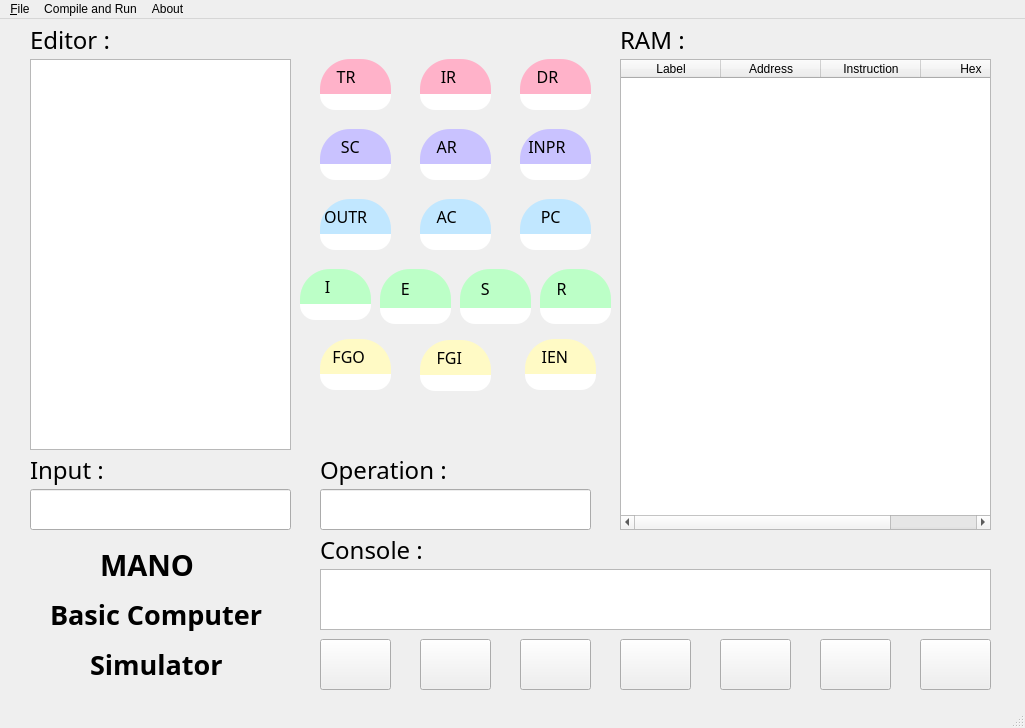
<?xml version="1.0" encoding="UTF-8"?>
<ui version="4.0">
 <class>MainWindow</class>
 <widget class="QMainWindow" name="MainWindow">
  <property name="geometry">
   <rect>
    <x>0</x>
    <y>0</y>
    <width>1025</width>
    <height>728</height>
   </rect>
  </property>
  <property name="windowTitle">
   <string>MainWindow</string>
  </property>
  <widget class="QWidget" name="centralwidget">
   <widget class="QLabel" name="background">
    <property name="geometry">
     <rect>
      <x>0</x>
      <y>0</y>
      <width>1031</width>
      <height>701</height>
     </rect>
    </property>
    <property name="sizeIncrement">
     <size>
      <width>0</width>
      <height>0</height>
     </size>
    </property>
    <property name="text">
     <string/>
    </property>
    <property name="pixmap">
     <pixmap resource="resource.qrc">:/new/prefix1/icons/multifloralwtrmrk.jpg</pixmap>
    </property>
   </widget>
   <widget class="QTextEdit" name="editor">
    <property name="geometry">
     <rect>
      <x>30</x>
      <y>40</y>
      <width>261</width>
      <height>391</height>
     </rect>
    </property>
    <property name="autoFillBackground">
     <bool>true</bool>
    </property>
    <property name="styleSheet">
     <string notr="true"/>
    </property>
   </widget>
   <widget class="QTextBrowser" name="console">
    <property name="geometry">
     <rect>
      <x>320</x>
      <y>550</y>
      <width>671</width>
      <height>61</height>
     </rect>
    </property>
   </widget>
   <widget class="QLineEdit" name="input">
    <property name="geometry">
     <rect>
      <x>30</x>
      <y>470</y>
      <width>261</width>
      <height>41</height>
     </rect>
    </property>
   </widget>
   <widget class="QLabel" name="editor_label">
    <property name="geometry">
     <rect>
      <x>30</x>
      <y>0</y>
      <width>91</width>
      <height>41</height>
     </rect>
    </property>
    <property name="font">
     <font>
      <family>Zar Mazar</family>
      <pointsize>18</pointsize>
     </font>
    </property>
    <property name="text">
     <string>Editor :</string>
    </property>
   </widget>
   <widget class="QLabel" name="input_label">
    <property name="geometry">
     <rect>
      <x>30</x>
      <y>430</y>
      <width>91</width>
      <height>41</height>
     </rect>
    </property>
    <property name="font">
     <font>
      <family>Zar Mazar</family>
      <pointsize>18</pointsize>
     </font>
    </property>
    <property name="text">
     <string>Input :</string>
    </property>
   </widget>
   <widget class="QLabel" name="console_label">
    <property name="geometry">
     <rect>
      <x>320</x>
      <y>510</y>
      <width>111</width>
      <height>41</height>
     </rect>
    </property>
    <property name="font">
     <font>
      <family>Zar Mazar</family>
      <pointsize>18</pointsize>
     </font>
    </property>
    <property name="text">
     <string>Console :</string>
    </property>
   </widget>
   <widget class="QPushButton" name="Save_button">
    <property name="geometry">
     <rect>
      <x>320</x>
      <y>620</y>
      <width>71</width>
      <height>51</height>
     </rect>
    </property>
    <property name="text">
     <string/>
    </property>
    <property name="icon">
     <iconset resource="resource.qrc">
      <normaloff>:/new/prefix1/icons/285657_floppy_guardar_save_icon.png</normaloff>:/new/prefix1/icons/285657_floppy_guardar_save_icon.png</iconset>
    </property>
    <property name="iconSize">
     <size>
      <width>55</width>
      <height>55</height>
     </size>
    </property>
   </widget>
   <widget class="QPushButton" name="open_button">
    <property name="geometry">
     <rect>
      <x>420</x>
      <y>620</y>
      <width>71</width>
      <height>51</height>
     </rect>
    </property>
    <property name="text">
     <string/>
    </property>
    <property name="icon">
     <iconset resource="resource.qrc">
      <normaloff>:/new/prefix1/icons/3298600_new_blank_document_folder_icon.png</normaloff>:/new/prefix1/icons/3298600_new_blank_document_folder_icon.png</iconset>
    </property>
    <property name="iconSize">
     <size>
      <width>50</width>
      <height>50</height>
     </size>
    </property>
   </widget>
   <widget class="QPushButton" name="new_button">
    <property name="geometry">
     <rect>
      <x>520</x>
      <y>620</y>
      <width>71</width>
      <height>51</height>
     </rect>
    </property>
    <property name="text">
     <string/>
    </property>
    <property name="icon">
     <iconset resource="resource.qrc">
      <normaloff>:/new/prefix1/icons/29240_add_plus_new_icon.png</normaloff>:/new/prefix1/icons/29240_add_plus_new_icon.png</iconset>
    </property>
    <property name="iconSize">
     <size>
      <width>50</width>
      <height>50</height>
     </size>
    </property>
   </widget>
   <widget class="QPushButton" name="compile_button">
    <property name="geometry">
     <rect>
      <x>620</x>
      <y>620</y>
      <width>71</width>
      <height>51</height>
     </rect>
    </property>
    <property name="text">
     <string/>
    </property>
    <property name="icon">
     <iconset resource="resource.qrc">
      <normaloff>:/new/prefix1/icons/6569451_and_applications_code_compile_compiler_icon.png</normaloff>:/new/prefix1/icons/6569451_and_applications_code_compile_compiler_icon.png</iconset>
    </property>
    <property name="iconSize">
     <size>
      <width>50</width>
      <height>50</height>
     </size>
    </property>
   </widget>
   <widget class="QPushButton" name="run_button">
    <property name="geometry">
     <rect>
      <x>720</x>
      <y>620</y>
      <width>71</width>
      <height>51</height>
     </rect>
    </property>
    <property name="text">
     <string/>
    </property>
    <property name="icon">
     <iconset resource="resource.qrc">
      <normaloff>:/new/prefix1/icons/4567732_button_interface_multimedia_play_user_icon.png</normaloff>:/new/prefix1/icons/4567732_button_interface_multimedia_play_user_icon.png</iconset>
    </property>
    <property name="iconSize">
     <size>
      <width>65</width>
      <height>65</height>
     </size>
    </property>
   </widget>
   <widget class="QPushButton" name="next_button">
    <property name="geometry">
     <rect>
      <x>820</x>
      <y>620</y>
      <width>71</width>
      <height>51</height>
     </rect>
    </property>
    <property name="text">
     <string/>
    </property>
    <property name="icon">
     <iconset resource="resource.qrc">
      <normaloff>:/new/prefix1/icons/5355374_arrow_direction_down_forward_left_icon.png</normaloff>:/new/prefix1/icons/5355374_arrow_direction_down_forward_left_icon.png</iconset>
    </property>
    <property name="iconSize">
     <size>
      <width>45</width>
      <height>45</height>
     </size>
    </property>
   </widget>
   <widget class="QPushButton" name="reset_button">
    <property name="geometry">
     <rect>
      <x>920</x>
      <y>620</y>
      <width>71</width>
      <height>51</height>
     </rect>
    </property>
    <property name="text">
     <string/>
    </property>
    <property name="icon">
     <iconset resource="resource.qrc">
      <normaloff>:/new/prefix1/icons/79836_cancel_gtk_guardar_reset_save_icon.png</normaloff>:/new/prefix1/icons/79836_cancel_gtk_guardar_reset_save_icon.png</iconset>
    </property>
    <property name="iconSize">
     <size>
      <width>65</width>
      <height>65</height>
     </size>
    </property>
   </widget>
   <widget class="QTableWidget" name="ram_tb">
    <property name="geometry">
     <rect>
      <x>620</x>
      <y>40</y>
      <width>371</width>
      <height>471</height>
     </rect>
    </property>
    <column>
     <property name="text">
      <string>Label</string>
     </property>
     <property name="background">
      <color>
       <red>255</red>
       <green>192</green>
       <blue>222</blue>
      </color>
     </property>
    </column>
    <column>
     <property name="text">
      <string>Address</string>
     </property>
     <property name="background">
      <color>
       <red>204</red>
       <green>197</green>
       <blue>255</blue>
      </color>
     </property>
    </column>
    <column>
     <property name="text">
      <string>Instruction</string>
     </property>
     <property name="background">
      <color>
       <red>172</red>
       <green>223</green>
       <blue>255</blue>
      </color>
     </property>
    </column>
    <column>
     <property name="text">
      <string>Hex</string>
     </property>
     <property name="background">
      <color>
       <red>179</red>
       <green>255</green>
       <blue>184</blue>
      </color>
     </property>
    </column>
   </widget>
   <widget class="QLabel" name="operation_label">
    <property name="geometry">
     <rect>
      <x>320</x>
      <y>430</y>
      <width>141</width>
      <height>41</height>
     </rect>
    </property>
    <property name="font">
     <font>
      <family>Zar Mazar</family>
      <pointsize>18</pointsize>
     </font>
    </property>
    <property name="text">
     <string>Operation :</string>
    </property>
   </widget>
   <widget class="QLabel" name="ram_label">
    <property name="geometry">
     <rect>
      <x>620</x>
      <y>0</y>
      <width>91</width>
      <height>41</height>
     </rect>
    </property>
    <property name="font">
     <font>
      <family>Zar Mazar</family>
      <pointsize>18</pointsize>
     </font>
    </property>
    <property name="text">
     <string>RAM :</string>
    </property>
   </widget>
   <widget class="QLineEdit" name="operation">
    <property name="geometry">
     <rect>
      <x>320</x>
      <y>470</y>
      <width>271</width>
      <height>41</height>
     </rect>
    </property>
   </widget>
   <widget class="QWidget" name="layoutWidget">
    <property name="geometry">
     <rect>
      <x>320</x>
      <y>40</y>
      <width>71</width>
      <height>51</height>
     </rect>
    </property>
    <layout class="QVBoxLayout" name="tr_box">
     <property name="spacing">
      <number>0</number>
     </property>
     <property name="sizeConstraint">
      <enum>QLayout::SetMinAndMaxSize</enum>
     </property>
     <item>
      <widget class="QLabel" name="tr_label">
       <property name="font">
        <font>
         <family>Zanbagh</family>
         <pointsize>12</pointsize>
        </font>
       </property>
       <property name="styleSheet">
        <string notr="true">background-color: rgb(255, 178, 201);
border-top-left-radius: 30%;
border-top-right-radius: 30%;
</string>
       </property>
       <property name="frameShape">
        <enum>QFrame::NoFrame</enum>
       </property>
       <property name="text">
        <string>    TR</string>
       </property>
      </widget>
     </item>
     <item>
      <widget class="QLineEdit" name="tr">
       <property name="enabled">
        <bool>true</bool>
       </property>
       <property name="sizeIncrement">
        <size>
         <width>0</width>
         <height>0</height>
        </size>
       </property>
       <property name="styleSheet">
        <string notr="true">border-bottom-left-radius: 15%;
border-bottom-right-radius: 15%;</string>
       </property>
       <property name="text">
        <string/>
       </property>
      </widget>
     </item>
    </layout>
   </widget>
   <widget class="QWidget" name="layoutWidget_2">
    <property name="geometry">
     <rect>
      <x>520</x>
      <y>40</y>
      <width>71</width>
      <height>51</height>
     </rect>
    </property>
    <layout class="QVBoxLayout" name="dr_box">
     <property name="spacing">
      <number>0</number>
     </property>
     <property name="sizeConstraint">
      <enum>QLayout::SetMinAndMaxSize</enum>
     </property>
     <item>
      <widget class="QLabel" name="dr_label">
       <property name="font">
        <font>
         <family>Zanbagh</family>
         <pointsize>12</pointsize>
        </font>
       </property>
       <property name="styleSheet">
        <string notr="true">background-color: rgb(255, 178, 201);
border-top-left-radius: 30%;
border-top-right-radius: 30%;
</string>
       </property>
       <property name="text">
        <string>    DR</string>
       </property>
      </widget>
     </item>
     <item>
      <widget class="QLineEdit" name="dr">
       <property name="styleSheet">
        <string notr="true">border-bottom-left-radius: 15%;
border-bottom-right-radius: 15%;</string>
       </property>
      </widget>
     </item>
    </layout>
   </widget>
   <widget class="QWidget" name="layoutWidget_3">
    <property name="geometry">
     <rect>
      <x>420</x>
      <y>40</y>
      <width>71</width>
      <height>51</height>
     </rect>
    </property>
    <layout class="QVBoxLayout" name="ir_box">
     <property name="spacing">
      <number>0</number>
     </property>
     <property name="sizeConstraint">
      <enum>QLayout::SetMinAndMaxSize</enum>
     </property>
     <item>
      <widget class="QLabel" name="ir_label">
       <property name="font">
        <font>
         <family>Zanbagh</family>
         <pointsize>12</pointsize>
        </font>
       </property>
       <property name="styleSheet">
        <string notr="true">background-color: rgb(255, 178, 201);
border-top-left-radius: 30%;
border-top-right-radius: 30%;
</string>
       </property>
       <property name="text">
        <string>     IR</string>
       </property>
      </widget>
     </item>
     <item>
      <widget class="QLineEdit" name="ir">
       <property name="styleSheet">
        <string notr="true">border-bottom-left-radius: 15%;
border-bottom-right-radius: 15%;</string>
       </property>
      </widget>
     </item>
    </layout>
   </widget>
   <widget class="QWidget" name="layoutWidget_4">
    <property name="geometry">
     <rect>
      <x>320</x>
      <y>110</y>
      <width>71</width>
      <height>51</height>
     </rect>
    </property>
    <layout class="QVBoxLayout" name="sc_box">
     <property name="spacing">
      <number>0</number>
     </property>
     <property name="sizeConstraint">
      <enum>QLayout::SetMinAndMaxSize</enum>
     </property>
     <item>
      <widget class="QLabel" name="sc_label">
       <property name="font">
        <font>
         <family>Zanbagh</family>
         <pointsize>12</pointsize>
        </font>
       </property>
       <property name="styleSheet">
        <string notr="true">background-color: rgb(201, 194, 255);
border-top-left-radius: 30%;
border-top-right-radius: 30%;
</string>
       </property>
       <property name="text">
        <string>     SC</string>
       </property>
      </widget>
     </item>
     <item>
      <widget class="QLineEdit" name="sc">
       <property name="styleSheet">
        <string notr="true">border-bottom-left-radius: 15%;
border-bottom-right-radius: 15%;</string>
       </property>
      </widget>
     </item>
    </layout>
   </widget>
   <widget class="QWidget" name="layoutWidget_5">
    <property name="geometry">
     <rect>
      <x>420</x>
      <y>110</y>
      <width>71</width>
      <height>51</height>
     </rect>
    </property>
    <layout class="QVBoxLayout" name="ar_box">
     <property name="spacing">
      <number>0</number>
     </property>
     <property name="sizeConstraint">
      <enum>QLayout::SetMinAndMaxSize</enum>
     </property>
     <item>
      <widget class="QLabel" name="ar_label">
       <property name="font">
        <font>
         <family>Zanbagh</family>
         <pointsize>12</pointsize>
        </font>
       </property>
       <property name="styleSheet">
        <string notr="true">background-color: rgb(201, 194, 255);
border-top-left-radius: 30%;
border-top-right-radius: 30%;
</string>
       </property>
       <property name="text">
        <string>    AR</string>
       </property>
      </widget>
     </item>
     <item>
      <widget class="QLineEdit" name="ar">
       <property name="styleSheet">
        <string notr="true">border-bottom-left-radius: 15%;
border-bottom-right-radius: 15%;</string>
       </property>
      </widget>
     </item>
    </layout>
   </widget>
   <widget class="QWidget" name="layoutWidget_6">
    <property name="geometry">
     <rect>
      <x>520</x>
      <y>110</y>
      <width>71</width>
      <height>51</height>
     </rect>
    </property>
    <layout class="QVBoxLayout" name="inpr_box">
     <property name="spacing">
      <number>0</number>
     </property>
     <property name="sizeConstraint">
      <enum>QLayout::SetMinAndMaxSize</enum>
     </property>
     <item>
      <widget class="QLabel" name="inpr_label">
       <property name="font">
        <font>
         <family>Zanbagh</family>
         <pointsize>12</pointsize>
        </font>
       </property>
       <property name="styleSheet">
        <string notr="true">background-color: rgb(201, 194, 255);
border-top-left-radius: 30%;
border-top-right-radius: 30%;
</string>
       </property>
       <property name="text">
        <string>  INPR</string>
       </property>
      </widget>
     </item>
     <item>
      <widget class="QLineEdit" name="inpr">
       <property name="styleSheet">
        <string notr="true">border-bottom-left-radius: 15%;
border-bottom-right-radius: 15%;</string>
       </property>
      </widget>
     </item>
    </layout>
   </widget>
   <widget class="QWidget" name="layoutWidget_7">
    <property name="geometry">
     <rect>
      <x>320</x>
      <y>180</y>
      <width>71</width>
      <height>51</height>
     </rect>
    </property>
    <layout class="QVBoxLayout" name="outr_box">
     <property name="spacing">
      <number>0</number>
     </property>
     <property name="sizeConstraint">
      <enum>QLayout::SetMinAndMaxSize</enum>
     </property>
     <item>
      <widget class="QLabel" name="outr_label">
       <property name="font">
        <font>
         <family>Zanbagh</family>
         <pointsize>12</pointsize>
        </font>
       </property>
       <property name="styleSheet">
        <string notr="true">background-color: rgb(193, 231, 255);
border-top-left-radius: 30%;
border-top-right-radius: 30%;
</string>
       </property>
       <property name="text">
        <string> OUTR</string>
       </property>
      </widget>
     </item>
     <item>
      <widget class="QLineEdit" name="outr">
       <property name="styleSheet">
        <string notr="true">border-bottom-left-radius: 15%;
border-bottom-right-radius: 15%;</string>
       </property>
      </widget>
     </item>
    </layout>
   </widget>
   <widget class="QWidget" name="layoutWidget_8">
    <property name="geometry">
     <rect>
      <x>420</x>
      <y>180</y>
      <width>71</width>
      <height>51</height>
     </rect>
    </property>
    <layout class="QVBoxLayout" name="ac_box">
     <property name="spacing">
      <number>0</number>
     </property>
     <property name="sizeConstraint">
      <enum>QLayout::SetMinAndMaxSize</enum>
     </property>
     <item>
      <widget class="QLabel" name="ac_label">
       <property name="font">
        <font>
         <family>Zanbagh</family>
         <pointsize>12</pointsize>
        </font>
       </property>
       <property name="styleSheet">
        <string notr="true">background-color: rgb(193, 231, 255);
border-top-left-radius: 30%;
border-top-right-radius: 30%;
</string>
       </property>
       <property name="text">
        <string>    AC</string>
       </property>
      </widget>
     </item>
     <item>
      <widget class="QLineEdit" name="ac">
       <property name="styleSheet">
        <string notr="true">border-bottom-left-radius: 15%;
border-bottom-right-radius: 15%;</string>
       </property>
      </widget>
     </item>
    </layout>
   </widget>
   <widget class="QWidget" name="layoutWidget_9">
    <property name="geometry">
     <rect>
      <x>520</x>
      <y>180</y>
      <width>71</width>
      <height>51</height>
     </rect>
    </property>
    <layout class="QVBoxLayout" name="pc_box">
     <property name="spacing">
      <number>0</number>
     </property>
     <property name="sizeConstraint">
      <enum>QLayout::SetMinAndMaxSize</enum>
     </property>
     <item>
      <widget class="QLabel" name="pc_label">
       <property name="font">
        <font>
         <family>Zanbagh</family>
         <pointsize>12</pointsize>
        </font>
       </property>
       <property name="styleSheet">
        <string notr="true">background-color: rgb(193, 231, 255);
border-top-left-radius: 30%;
border-top-right-radius: 30%;
</string>
       </property>
       <property name="text">
        <string>     PC</string>
       </property>
      </widget>
     </item>
     <item>
      <widget class="QLineEdit" name="pc">
       <property name="styleSheet">
        <string notr="true">border-bottom-left-radius: 15%;
border-bottom-right-radius: 15%;</string>
       </property>
      </widget>
     </item>
    </layout>
   </widget>
   <widget class="QWidget" name="layoutWidget_10">
    <property name="geometry">
     <rect>
      <x>300</x>
      <y>250</y>
      <width>71</width>
      <height>51</height>
     </rect>
    </property>
    <layout class="QVBoxLayout" name="i_box">
     <property name="spacing">
      <number>0</number>
     </property>
     <property name="sizeConstraint">
      <enum>QLayout::SetMinAndMaxSize</enum>
     </property>
     <item>
      <widget class="QLabel" name="i_label">
       <property name="font">
        <font>
         <family>Zanbagh</family>
         <pointsize>12</pointsize>
        </font>
       </property>
       <property name="styleSheet">
        <string notr="true">background-color: rgb(188, 255, 199);
border-top-left-radius: 30%;
border-top-right-radius: 30%;
</string>
       </property>
       <property name="text">
        <string>      I</string>
       </property>
      </widget>
     </item>
     <item>
      <widget class="QLineEdit" name="i">
       <property name="styleSheet">
        <string notr="true">border-bottom-left-radius: 15%;
border-bottom-right-radius: 15%;</string>
       </property>
      </widget>
     </item>
    </layout>
   </widget>
   <widget class="QWidget" name="layoutWidget_11">
    <property name="geometry">
     <rect>
      <x>380</x>
      <y>250</y>
      <width>71</width>
      <height>55</height>
     </rect>
    </property>
    <layout class="QVBoxLayout" name="e_box">
     <property name="spacing">
      <number>0</number>
     </property>
     <property name="sizeConstraint">
      <enum>QLayout::SetMinAndMaxSize</enum>
     </property>
     <item>
      <widget class="QLabel" name="e_label">
       <property name="font">
        <font>
         <family>Zanbagh</family>
         <pointsize>12</pointsize>
        </font>
       </property>
       <property name="styleSheet">
        <string notr="true">background-color: rgb(188, 255, 199);
border-top-left-radius: 30%;
border-top-right-radius: 30%;
</string>
       </property>
       <property name="text">
        <string>     E</string>
       </property>
      </widget>
     </item>
     <item>
      <widget class="QLineEdit" name="e">
       <property name="styleSheet">
        <string notr="true">border-bottom-left-radius: 15%;
border-bottom-right-radius: 15%;</string>
       </property>
      </widget>
     </item>
    </layout>
   </widget>
   <widget class="QWidget" name="layoutWidget_12">
    <property name="geometry">
     <rect>
      <x>460</x>
      <y>250</y>
      <width>71</width>
      <height>55</height>
     </rect>
    </property>
    <layout class="QVBoxLayout" name="s_box">
     <property name="spacing">
      <number>0</number>
     </property>
     <property name="sizeConstraint">
      <enum>QLayout::SetMinAndMaxSize</enum>
     </property>
     <item>
      <widget class="QLabel" name="s_label">
       <property name="font">
        <font>
         <family>Zanbagh</family>
         <pointsize>12</pointsize>
        </font>
       </property>
       <property name="styleSheet">
        <string notr="true">background-color: rgb(188, 255, 199);
border-top-left-radius: 30%;
border-top-right-radius: 30%;
</string>
       </property>
       <property name="text">
        <string>     S</string>
       </property>
      </widget>
     </item>
     <item>
      <widget class="QLineEdit" name="s">
       <property name="styleSheet">
        <string notr="true">border-bottom-left-radius: 15%;
border-bottom-right-radius: 15%;</string>
       </property>
      </widget>
     </item>
    </layout>
   </widget>
   <widget class="QWidget" name="layoutWidget_13">
    <property name="geometry">
     <rect>
      <x>540</x>
      <y>250</y>
      <width>71</width>
      <height>55</height>
     </rect>
    </property>
    <layout class="QVBoxLayout" name="r_box">
     <property name="spacing">
      <number>0</number>
     </property>
     <property name="sizeConstraint">
      <enum>QLayout::SetMinAndMaxSize</enum>
     </property>
     <item>
      <widget class="QLabel" name="r_label">
       <property name="font">
        <font>
         <family>Zanbagh</family>
         <pointsize>12</pointsize>
        </font>
       </property>
       <property name="styleSheet">
        <string notr="true">background-color: rgb(188, 255, 199);
border-top-left-radius: 30%;
border-top-right-radius: 30%;
</string>
       </property>
       <property name="text">
        <string>    R</string>
       </property>
      </widget>
     </item>
     <item>
      <widget class="QLineEdit" name="r">
       <property name="styleSheet">
        <string notr="true">border-bottom-left-radius: 15%;
border-bottom-right-radius: 15%;</string>
       </property>
      </widget>
     </item>
    </layout>
   </widget>
   <widget class="QWidget" name="layoutWidget_14">
    <property name="geometry">
     <rect>
      <x>320</x>
      <y>320</y>
      <width>71</width>
      <height>51</height>
     </rect>
    </property>
    <layout class="QVBoxLayout" name="fgo_box">
     <property name="spacing">
      <number>0</number>
     </property>
     <property name="sizeConstraint">
      <enum>QLayout::SetMinAndMaxSize</enum>
     </property>
     <item>
      <widget class="QLabel" name="fgo_label">
       <property name="font">
        <font>
         <family>Zanbagh</family>
         <pointsize>12</pointsize>
        </font>
       </property>
       <property name="styleSheet">
        <string notr="true">background-color: rgb(255, 250, 197);
border-top-left-radius: 30%;
border-top-right-radius: 30%;
</string>
       </property>
       <property name="text">
        <string>   FGO</string>
       </property>
      </widget>
     </item>
     <item>
      <widget class="QLineEdit" name="fgo">
       <property name="styleSheet">
        <string notr="true">border-bottom-left-radius: 15%;
border-bottom-right-radius: 15%;</string>
       </property>
      </widget>
     </item>
    </layout>
   </widget>
   <widget class="QWidget" name="layoutWidget_15">
    <property name="geometry">
     <rect>
      <x>420</x>
      <y>321</y>
      <width>71</width>
      <height>51</height>
     </rect>
    </property>
    <layout class="QVBoxLayout" name="fgi_box">
     <property name="spacing">
      <number>0</number>
     </property>
     <property name="sizeConstraint">
      <enum>QLayout::SetMinAndMaxSize</enum>
     </property>
     <item>
      <widget class="QLabel" name="fgi_label">
       <property name="font">
        <font>
         <family>Zanbagh</family>
         <pointsize>12</pointsize>
        </font>
       </property>
       <property name="styleSheet">
        <string notr="true">background-color: rgb(255, 250, 197);
border-top-left-radius: 30%;
border-top-right-radius: 30%;
</string>
       </property>
       <property name="text">
        <string>    FGI</string>
       </property>
      </widget>
     </item>
     <item>
      <widget class="QLineEdit" name="fgi">
       <property name="enabled">
        <bool>true</bool>
       </property>
       <property name="styleSheet">
        <string notr="true">border-bottom-left-radius: 15%;
border-bottom-right-radius: 15%;</string>
       </property>
      </widget>
     </item>
    </layout>
   </widget>
   <widget class="QWidget" name="layoutWidget_16">
    <property name="geometry">
     <rect>
      <x>525</x>
      <y>320</y>
      <width>71</width>
      <height>51</height>
     </rect>
    </property>
    <layout class="QVBoxLayout" name="ien_box">
     <property name="spacing">
      <number>0</number>
     </property>
     <property name="sizeConstraint">
      <enum>QLayout::SetMinAndMaxSize</enum>
     </property>
     <item>
      <widget class="QLabel" name="ien_label">
       <property name="font">
        <font>
         <family>Zanbagh</family>
         <pointsize>12</pointsize>
        </font>
       </property>
       <property name="styleSheet">
        <string notr="true">background-color: rgb(255, 250, 197);
border-top-left-radius: 30%;
border-top-right-radius: 30%;
</string>
       </property>
       <property name="text">
        <string>    IEN</string>
       </property>
      </widget>
     </item>
     <item>
      <widget class="QLineEdit" name="ien">
       <property name="styleSheet">
        <string notr="true">border-bottom-left-radius: 15%;
border-bottom-right-radius: 15%;</string>
       </property>
      </widget>
     </item>
    </layout>
   </widget>
   <widget class="QLabel" name="name_label">
    <property name="geometry">
     <rect>
      <x>50</x>
      <y>570</y>
      <width>231</width>
      <height>51</height>
     </rect>
    </property>
    <property name="font">
     <font>
      <family>Zar Mazar</family>
      <pointsize>20</pointsize>
      <weight>75</weight>
      <bold>true</bold>
     </font>
    </property>
    <property name="text">
     <string>Basic Computer</string>
    </property>
   </widget>
   <widget class="QLabel" name="label">
    <property name="geometry">
     <rect>
      <x>100</x>
      <y>520</y>
      <width>121</width>
      <height>51</height>
     </rect>
    </property>
    <property name="font">
     <font>
      <family>Zar Mazar</family>
      <pointsize>22</pointsize>
      <weight>75</weight>
      <bold>true</bold>
     </font>
    </property>
    <property name="text">
     <string>MANO</string>
    </property>
   </widget>
   <widget class="QLabel" name="label_2">
    <property name="geometry">
     <rect>
      <x>90</x>
      <y>630</y>
      <width>151</width>
      <height>31</height>
     </rect>
    </property>
    <property name="font">
     <font>
      <family>Zar Mazar</family>
      <pointsize>20</pointsize>
      <weight>75</weight>
      <bold>true</bold>
     </font>
    </property>
    <property name="text">
     <string>Simulator</string>
    </property>
   </widget>
  </widget>
  <widget class="QMenuBar" name="menubar">
   <property name="geometry">
    <rect>
     <x>0</x>
     <y>0</y>
     <width>1025</width>
     <height>26</height>
    </rect>
   </property>
   <widget class="QMenu" name="menuFile">
    <property name="title">
     <string>&amp;File</string>
    </property>
    <addaction name="actionSave"/>
    <addaction name="separator"/>
    <addaction name="actionSave_as"/>
    <addaction name="separator"/>
    <addaction name="actionOpen"/>
    <addaction name="separator"/>
    <addaction name="actionNew"/>
    <addaction name="separator"/>
    <addaction name="actionExit"/>
   </widget>
   <widget class="QMenu" name="menuCompile_and_Run">
    <property name="title">
     <string>Compile and Run</string>
    </property>
    <addaction name="actionCompile_program"/>
    <addaction name="separator"/>
    <addaction name="actionRun_program"/>
    <addaction name="separator"/>
    <addaction name="actionNext_step"/>
    <addaction name="separator"/>
    <addaction name="actionReset_code"/>
   </widget>
   <widget class="QMenu" name="menuAbout">
    <property name="title">
     <string>About</string>
    </property>
    <addaction name="actionAbout_Mano_Simulator"/>
   </widget>
   <addaction name="menuFile"/>
   <addaction name="menuCompile_and_Run"/>
   <addaction name="menuAbout"/>
  </widget>
  <widget class="QStatusBar" name="statusbar"/>
  <action name="actionSave_as">
   <property name="text">
    <string>Save &amp;as</string>
   </property>
   <property name="shortcut">
    <string>Ctrl+Shift+S</string>
   </property>
  </action>
  <action name="actionOpen">
   <property name="text">
    <string>&amp;Open</string>
   </property>
   <property name="shortcut">
    <string>Ctrl+O</string>
   </property>
  </action>
  <action name="actionExit">
   <property name="text">
    <string>&amp;Exit</string>
   </property>
   <property name="shortcut">
    <string>Ctrl+E</string>
   </property>
  </action>
  <action name="actionCtrl_N">
   <property name="text">
    <string>Ctrl+N</string>
   </property>
  </action>
  <action name="actionNew">
   <property name="text">
    <string>&amp;New</string>
   </property>
   <property name="shortcut">
    <string>Ctrl+N</string>
   </property>
  </action>
  <action name="actionSave">
   <property name="text">
    <string>&amp;Save</string>
   </property>
   <property name="shortcut">
    <string>Ctrl+S</string>
   </property>
   <property name="shortcutContext">
    <enum>Qt::WindowShortcut</enum>
   </property>
  </action>
  <action name="actionAbout_Mano_Simulator">
   <property name="text">
    <string>About Mano Simulator</string>
   </property>
   <property name="shortcut">
    <string>Ctrl+I</string>
   </property>
  </action>
  <action name="actionCompile_program">
   <property name="text">
    <string>Compile program</string>
   </property>
   <property name="shortcut">
    <string>Ctrl+Shift+C</string>
   </property>
  </action>
  <action name="actionRun_program">
   <property name="text">
    <string>Run program</string>
   </property>
   <property name="shortcut">
    <string>F5</string>
   </property>
  </action>
  <action name="actionNext_step">
   <property name="text">
    <string>Next step</string>
   </property>
   <property name="shortcut">
    <string>F9, F10</string>
   </property>
  </action>
  <action name="actionReset_code">
   <property name="text">
    <string>Reset code</string>
   </property>
   <property name="shortcut">
    <string>Ctrl+L</string>
   </property>
  </action>
 </widget>
 <resources>
  <include location="resource.qrc"/>
 </resources>
 <connections/>
</ui>
